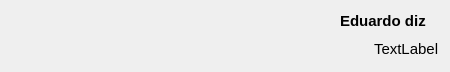
<?xml version="1.0" encoding="UTF-8"?>
<ui version="4.0">
 <class>chatwidget2</class>
 <widget class="QWidget" name="chatwidget2">
  <property name="geometry">
   <rect>
    <x>0</x>
    <y>0</y>
    <width>450</width>
    <height>72</height>
   </rect>
  </property>
  <property name="sizePolicy">
   <sizepolicy hsizetype="Expanding" vsizetype="Expanding">
    <horstretch>0</horstretch>
    <verstretch>0</verstretch>
   </sizepolicy>
  </property>
  <property name="minimumSize">
   <size>
    <width>450</width>
    <height>70</height>
   </size>
  </property>
  <property name="maximumSize">
   <size>
    <width>1920</width>
    <height>150</height>
   </size>
  </property>
  <property name="windowTitle">
   <string>Form</string>
  </property>
  <layout class="QVBoxLayout" name="verticalLayout_2">
   <item>
    <layout class="QHBoxLayout" name="horizontalLayout_2">
     <property name="sizeConstraint">
      <enum>QLayout::SetDefaultConstraint</enum>
     </property>
     <item>
      <layout class="QVBoxLayout" name="verticalLayout">
       <item>
        <layout class="QHBoxLayout" name="horizontalLayout">
         <item>
          <spacer name="horizontalSpacer">
           <property name="orientation">
            <enum>Qt::Horizontal</enum>
           </property>
           <property name="sizeHint" stdset="0">
            <size>
             <width>40</width>
             <height>20</height>
            </size>
           </property>
          </spacer>
         </item>
         <item>
          <widget class="QLabel" name="nome">
           <property name="font">
            <font>
             <family>Arial</family>
             <pointsize>11</pointsize>
             <weight>75</weight>
             <bold>true</bold>
            </font>
           </property>
           <property name="text">
            <string>Eduardo diz</string>
           </property>
          </widget>
         </item>
         <item>
          <widget class="QLabel" name="hora">
           <property name="minimumSize">
            <size>
             <width>0</width>
             <height>0</height>
            </size>
           </property>
           <property name="maximumSize">
            <size>
             <width>16777215</width>
             <height>16777215</height>
            </size>
           </property>
           <property name="font">
            <font>
             <pointsize>9</pointsize>
            </font>
           </property>
           <property name="text">
            <string/>
           </property>
           <property name="scaledContents">
            <bool>false</bool>
           </property>
           <property name="alignment">
            <set>Qt::AlignLeading|Qt::AlignLeft|Qt::AlignVCenter</set>
           </property>
          </widget>
         </item>
        </layout>
       </item>
       <item>
        <layout class="QHBoxLayout" name="horizontalLayout_6">
         <item>
          <spacer name="horizontalSpacer_2">
           <property name="orientation">
            <enum>Qt::Horizontal</enum>
           </property>
           <property name="sizeHint" stdset="0">
            <size>
             <width>40</width>
             <height>20</height>
            </size>
           </property>
          </spacer>
         </item>
         <item>
          <widget class="QLabel" name="mensagem">
           <property name="sizePolicy">
            <sizepolicy hsizetype="Maximum" vsizetype="Expanding">
             <horstretch>0</horstretch>
             <verstretch>0</verstretch>
            </sizepolicy>
           </property>
           <property name="maximumSize">
            <size>
             <width>1000</width>
             <height>200</height>
            </size>
           </property>
           <property name="font">
            <font>
             <family>Tahoma</family>
             <pointsize>11</pointsize>
            </font>
           </property>
           <property name="inputMethodHints">
            <set>Qt::ImhNone</set>
           </property>
           <property name="text">
            <string>TextLabel</string>
           </property>
           <property name="textFormat">
            <enum>Qt::AutoText</enum>
           </property>
           <property name="scaledContents">
            <bool>true</bool>
           </property>
           <property name="wordWrap">
            <bool>true</bool>
           </property>
           <property name="margin">
            <number>7</number>
           </property>
          </widget>
         </item>
        </layout>
       </item>
      </layout>
     </item>
    </layout>
   </item>
  </layout>
 </widget>
 <resources/>
 <connections/>
</ui>
